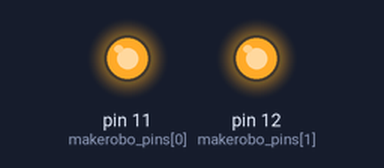
A program run on a simulated Raspberry Pi (header pin numbers). Shown: output pins drawn as LEDs (lit = HIGH). At 5.0 s the program stops and its outputs stay as they are.

Above: at 0.1 s.
At 5.1 s:
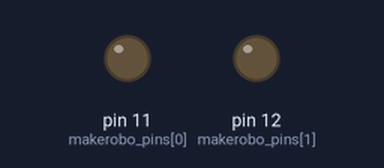
Timing chart, 0 to 6.5 s (numbered marks = the images above):
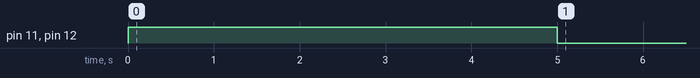

The program:

led.py
```python
#!/usr/bin/env python3
# -*- coding: utf-8 -*-
import RPi.GPIO as GPIO
import time

makerobo_pins = (11,12)

GPIO.setmode(GPIO.BOARD)
GPIO.setwarnings(False)
GPIO.setup(makerobo_pins,GPIO.OUT)

GPIO.output(makerobo_pins,GPIO.HIGH)
time.sleep(5)
GPIO.output(makerobo_pins,GPIO.LOW)
```

Measured:
- by itself, pin 11 (makerobo_pins[0]), pin 12 (makerobo_pins[1]): LOW → HIGH at 0.00 s, → LOW 5.0 s later
